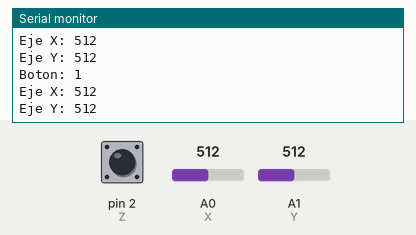
This sketch was run on a simulated Arduino Uno, built with avr-gcc and run on an emulated ATmega328P. Shown: the last lines printed to the serial monitor. The inputs (shaded band) are chosen by the test bench; at power-on: A0 (X) = 512, A1 (Y) = 512, pin 2 (Z) HIGH.

Above: at 2.8 s.
2.9 s: A0 (X) set to 716
At 4.8 s:
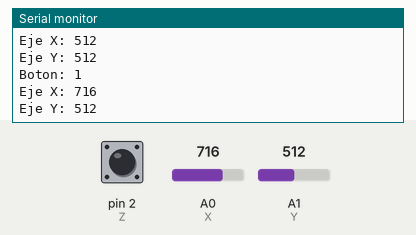
5.6 s: A1 (Y) set to 716
At 6.4 s:
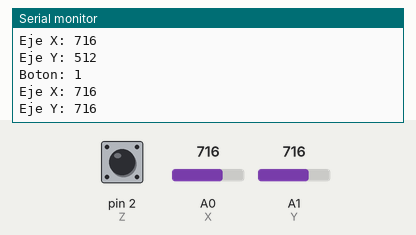
8.3 s: pin 2 (Z) pulled LOW for 2.35 s
12.1 s: A0 (X) set to 900
At 14.6 s:
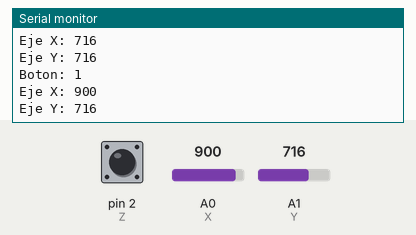
14.8 s: A1 (Y) set to 900
At 16.5 s:
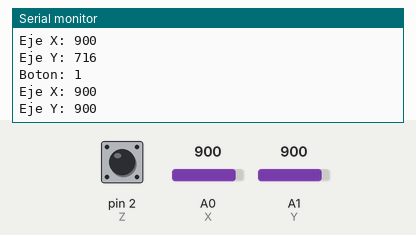
Timing chart, 0 to 18.0 s (numbered marks = the images above; inputs shaded):
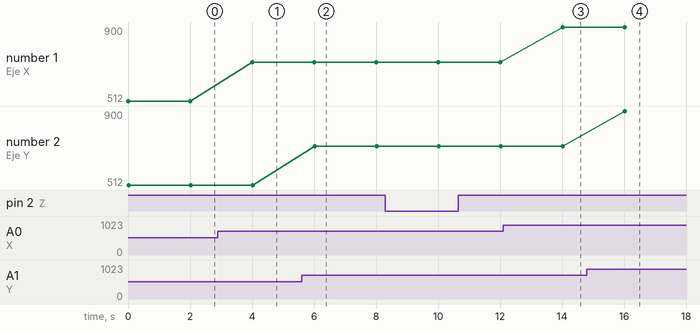

The sketch:

practica20.ino
```cpp
const int Z=2;
const int Y=A1;
const int X=A0;

void setup(){
pinMode(Z,INPUT);
digitalWrite(Z,HIGH);
Serial.begin(9600);
}

void loop()
{
  Serial.print("Boton: ");
  Serial.print(digitalRead(Z));
  Serial.println();
  Serial.print("Eje X: ");
  Serial.print(analogRead(X));
  Serial.println();
  Serial.print("Eje Y: ");
  Serial.print(analogRead(Y));
  Serial.println();
  delay(2000);
}
```

Measured:
- after the input at 2.9 s, the serial monitor: prints a new line after 1.1 s (image 1)
- after the input at 5.6 s, the serial monitor: prints a new line after 0.43 s (image 2)
- after the input at 12.1 s, the serial monitor: prints a new line after 1.9 s (image 3)
- after the input at 14.8 s, the serial monitor: prints a new line after 1.2 s (image 4)
- plotted number 1: 512 → 716 after the input at 2.9 s, 716 → 900 after the input at 12.1 s
